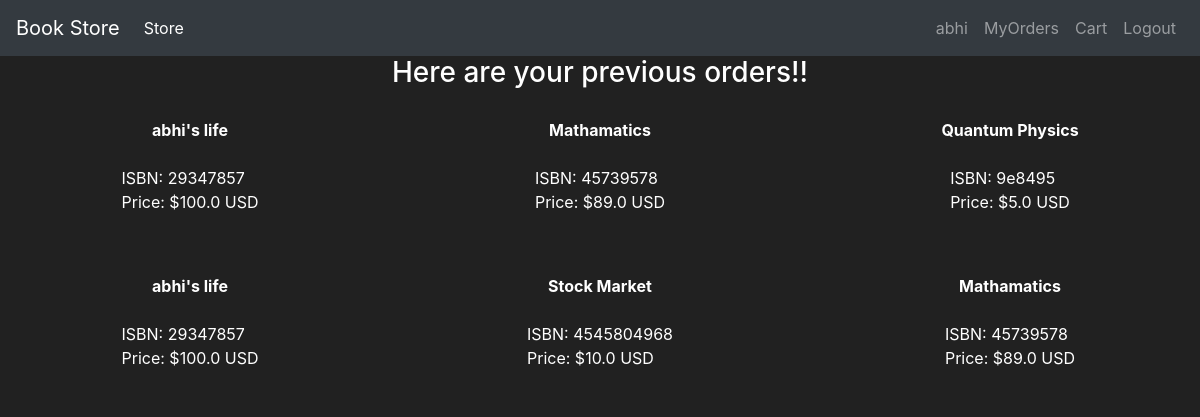
Page /yourorders (signed in) on the committed database.
### project/models/user_model.py (models this page shows, shortened)
class User(db.Model,UserMixin):
    id = db.Column(db.Integer(), primary_key=True)
    username = db.Column(db.String(length=30), nullable=False, unique=True)
    email_address = db.Column(db.String(length=50), nullable=False, unique=True)
    address = db.Column(db.String(),nullable = False)
    isadmin = db.Column(db.Boolean(),default = False)
    password_hash = db.Column(db.String(length=60), nullable=False)
    cart = db.relationship('Cart', backref='user', lazy=True, uselist = False)
    order = db.relationship('Order', backref='user', lazy=True, uselist = False)
    @property
    def password(self):
        return self.password

### project/models/book_model.py (models this page shows, shortened)
class Book(db.Model):
    id = db.Column(db.Integer, primary_key=True)
    title = db.Column(db.String(255), nullable=False)
    author = db.Column(db.String(255), nullable=False)
    isbn = db.Column(db.String(20), unique=True, nullable=False)
    genre = db.Column(db.String(50))
    price = db.Column(db.Float, nullable=False)
    availability = db.Column(db.Integer, default=True)

### project/routes/previous_orders.py (the view)
@app.route("/yourorders",methods=["GET"])
@login_required
def get_orders():
    booksordered = get_previous_orders()
    return render_template("previous_orders.html",book_details = booksordered)

### project/models/user_model.py (called while the page is built)
@login_manager.user_loader
def load_user(user_id):
    return User.query.get(int(user_id))

### project/services/get_previous_orders.py (called while the page is built)
def get_previous_orders():
    current = current_user
    if current.order == None:
        neworder = Order(user_id=current.id)
        db.session.add(neworder)
        db.session.commit()
    userorders = current.order.items.all()
    book_details = []
    for book in userorders:
        book_details.append(Book.query.get(book.book_id))
    return book_details

### project/templates/previous_orders.html (shortened to what this page needs)
{% extends 'base.html' %}
{% block content %}
    <h3 >Here are your previous orders!!</h3>
    {% if book_details %}
        <div id="book-list" class="flex-container">
            {% for item in book_details %}
                <div class="book-item">
                    <strong>{{ item.title }}</strong><br>
                    ISBN: {{ item.isbn }}<br>
                    Price: ${{ item.price }} USD
                </div>
            {% endfor %}
        </div>
    {% else %}
        <h3>You have no Orders!!</h3>
    {% endif %}
{% endblock %}

### project/templates/base.html (shortened to what this page needs)
<!doctype html>
<html lang="en">
   <head>
      <link rel="stylesheet" href="https://cdn.jsdelivr.net/npm/bootstrap@4.5.3/dist/css/bootstrap.min.css">
   </head>
   <body>
    <nav class="navbar navbar-expand-md navbar-dark bg-dark">
      <a class="navbar-brand">Book Store</a>
      <div class="collapse navbar-collapse" id="navbarNav">
        <ul class="navbar-nav mr-auto">
            <li class="nav-item active">
                <a class="nav-link" href="{{url_for('show_books')}}">Store</a>
            </li>
        </ul>
        {% if current_user.is_authenticated %}
          {% if current_user.isadmin %}
            <ul class="navbar-nav">
              <li class="nav-item">
                <a class="nav-link">{{current_user.username}}</a>
              </li>
              <li class="nav-item">
                <a class="nav-link" href="{{url_for('admin.index')}}">Admin Page</a>
              </li>
              <li class="nav-item">
                <a class="nav-link" href="{{url_for('logout')}}">Logout</a>
            </li>
            </ul>
          {% else %}
            <ul class="navbar-nav">
              <li class="nav-item">
                <a class="nav-link">{{current_user.username}}</a>
              </li>
              <li class="nav-item">
                <a class="nav-link" href="{{url_for('get_orders')}}">MyOrders</a>
              </li>
              <li class="nav-item">
                  <a class="nav-link" href="{{url_for('get_cart_items')}}">Cart</a>
              </li>
              <li class="nav-item">
                  <a class="nav-link" href="{{url_for('logout')}}">Logout</a>
              </li>
            </ul>
          {% endif %}
        {% endif %}
      </div>
    </nav>
      {% block content %}
      {% endblock %}
   </body>
</html>

### project/templates/previous_orders.html (style rules this page uses)
body { background-color: #212121; color: white; }
.flex-container { display: flex; flex-wrap: wrap; gap: 20px; justify-content: space-between; }
.book-item { background-color: #212121; padding: 20px; flex: 0 0 calc(33.333% - 20px); box-sizing: border-box; display: flex; flex-direction: column; align-items: center; justify-content: center; }
h3 { text-align: center; }

### project/templates/base.html (style rules this page uses)
body { background-color: #212121; color: white }

### rows in the picture
User: username "abhi"
Book: title "abhi's life", isbn "29347857", price "100.0"
Book: title "Mathamatics", isbn "45739578", price "89.0"
Book: title "Quantum Physics", isbn "9e8495", price "5.0"
Book: title "Stock Market", isbn "4545804968", price "10.0"
